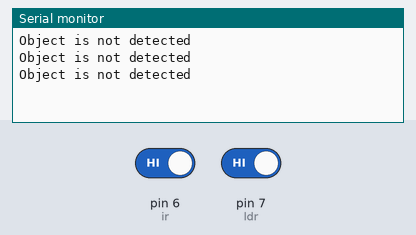
A sketch run on a simulated Arduino Uno, built with avr-gcc and run on an emulated ATmega328P. Parts: the last lines printed to the serial monitor. The inputs (shaded band) are chosen by the test bench; at power-on: pin 6 (ir) HIGH, pin 7 (ldr) HIGH.

Above: at 4.8 s.
4.9 s: pin 6 (ir) driven LOW
At 7.1 s:
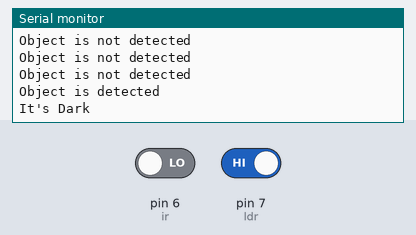
7.6 s: pin 7 (ldr) driven LOW
At 8.6 s:
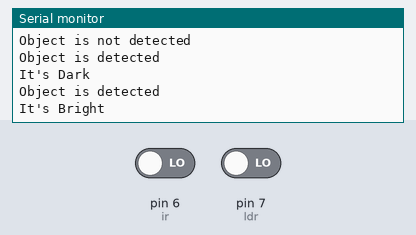

Measured:
- after the input at 4.9 s, the serial monitor: prints a new line after 1.1 s (image 1)
- after the input at 7.6 s, the serial monitor: prints a new line after 0.42 s (image 2)

The sketch:

2sensor.ino
```cpp
#define ir 6
#define ldr 7

void setup() {
  pinMode(ir, INPUT);
  pinMode(ldr, INPUT);
  Serial.begin(9600);
}

void loop() {
  int irvalue = digitalRead(ir);
  int ldrvalue = digitalRead(ldr);

  if (irvalue == LOW) {
    if (ldrvalue == LOW) {
      Serial.println("Object is detected");
      Serial.println("It's Bright");
    }
    else {
      Serial.println("Object is detected");
      Serial.println("It's Dark");
    }
  }
  else {
    Serial.println("Object is not detected");
  }

  delay(2000);
}
```
